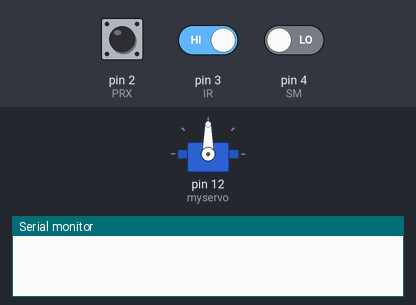
Bench run of a sketch on a simulated Arduino Uno, built with avr-gcc and run on an emulated ATmega328P. Shown: servo, the last lines printed to the serial monitor. Inputs (shaded band) come from the test bench; at power-on: pin 3 (IR) HIGH, pin 2 (PRX) HIGH, pin 4 (SM) LOW.

Above: at 1.2 s.
1.3 s: pin 3 (IR) driven LOW
At 2.76 s:
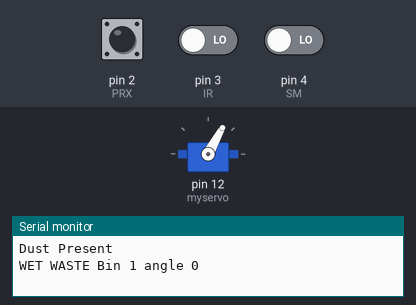
At 4.9 s:
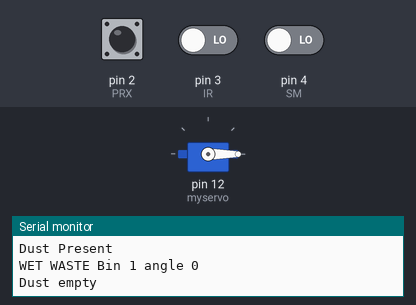
Timing chart, 0 to 6.4 s (numbered marks = the images above; inputs shaded):
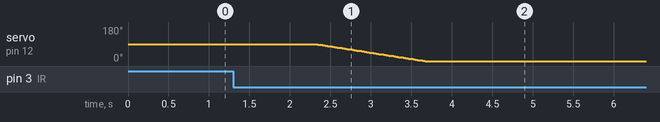

Measured:
- after the input at 1.3 s, servo on pin 12 (myservo): moves from 90° to 0° over 1.4 s, starting after 1.0 s

The sketch:

trial1.ino
```cpp
#include <Servo.h>

const int PRX = 2, IR = 3, SM = 4;
int dust = 0, angle = 0, angle1 = 90;
Servo myservo;

void setup() {
  myservo.attach(12); // Attach the servo on pin 12 to the servo object
  pinMode(PRX, INPUT_PULLUP);
  pinMode(IR, INPUT_PULLUP);
  pinMode(SM, INPUT);
  Serial.begin(9600);
}

void loop() {
  if (digitalRead(IR) == 1) {
    while (digitalRead(IR) == 1) {}
    Serial.println("Dust Present");
    dust = 1;
    delay(1000);
  }

  if (dust == 1) {
    if (digitalRead(PRX) == 0) {
      angle = 240; // bin 3
      Serial.println("METAL WASTE Bin 3 angle 240");
      rotateServo(angle);
    } else if (digitalRead(SM) == 0) {
      angle = 0; // bin 1
      Serial.println("WET WASTE Bin 1 angle 0");
      rotateServo(angle);
    } else {
      angle = 120; // bin 2
      Serial.println("DRY Bin 2 angle 120");
      rotateServo(angle);
    }

    dust = 0;
  } else {
    Serial.println("Dust empty");
    delay(1000);
  }
}

void rotateServo(int targetAngle) {
  int currentAngle = myservo.read();
  if (currentAngle < targetAngle) {
    for (int pos = currentAngle; pos <= targetAngle; pos += 1) {
      myservo.write(pos);
      delay(15);
    }
  } else if (currentAngle > targetAngle) {
    for (int pos = currentAngle; pos >= targetAngle; pos -= 1) {
      myservo.write(pos);
      delay(15);
    }
  }
  delay(1000); // Pause for stability
}
```
